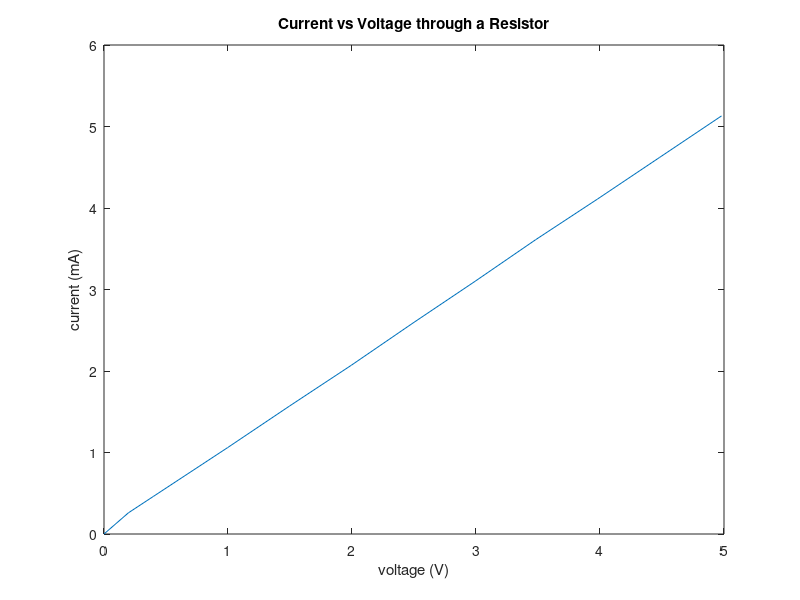

Source code (MATLAB):
voltage = 0:.2:1;

voltage = [voltage 1.5:.5:5]; 
    
current = [0 23.70 33.18 39.10 44.82 50.24 62.36 73.15 81.74 92.90 101.55 109.48 116.97 124.23];
current = current/1000;

measured_voltage = [0 .159 .341 .531 .721 .911 1.379 1.852 2.3 2.842 3.34 3.84 4.33 4.83];

plot(measured_voltage, current)
title("Current vs Voltage through a Lightbulb")
xlabel("voltage (V)")
ylabel("current (mA)")

%%
%% resistor 
voltage = 0:.2:1;

voltage = [voltage 1.5:.5:5]; 
    
current = [0 .26 .46 .66 .86 1.06 1.57 2.07 2.59 3.10 3.61 4.11 4.62 5.13]

voltage1 = [0 .197 .397 .597 .797 .997 1.496 1.994 2.493 2.992 3.48 3.98 4.48 4.98 ];

plot(voltage1, current)
title("Current vs Voltage through a Resistor")
xlabel("voltage (V)")
ylabel("current (mA)")
